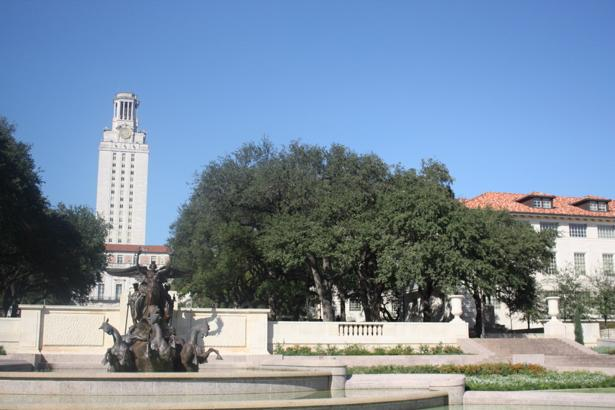
#> input picture resources/uttower/uttower1.jpg, 615 x 410 px; the run also reads 1 picture not shown here
$ jupyter execute --allow-errors hw2.ipynb   (shell and % lines are left out)
#> lines starting #> are read from the running program, lines starting #| are printed output that depends on the picture
### utils.py
import numpy as np

# Functions to convert points to homogeneous coordinates and back
pad = lambda x: np.hstack([x, np.ones((x.shape[0], 1))])
unpad = lambda x: x[:,:-1]

def plot_matches(ax, image1, image2, keypoints1, keypoints2, matches,
                 keypoints_color='k', matches_color=None, only_matches=False):
    """Plot matched features.
    Parameters
    ----------
    ax : matplotlib.axes.Axes
        Matches and image are drawn in this ax.
    image1 : (N, M [, 3]) array
        First grayscale or color image.
    image2 : (N, M [, 3]) array
        Second grayscale or color image.
    keypoints1 : (K1, 2) array
        First keypoint coordinates as ``(row, col)``.
    keypoints2 : (K2, 2) array
        Second keypoint coordinates as ``(row, col)``.
    matches : (Q, 2) array
        Indices of corresponding matches in first and second set of
        descriptors, where ``matches[:, 0]`` denote the indices in the first
        and ``matches[:, 1]`` the indices in the second set of descriptors.
    keypoints_color : matplotlib color, optional
        Color for keypoint locations.
    matches_color : matplotlib color, optional
        Color for lines which connect keypoint matches. By default the
        color is chosen randomly.
    only_matches : bool, optional
        Whether to only plot matches and not plot the keypoint locations.
    """

    image1.astype(np.float32)
    image2.astype(np.float32)

    new_shape1 = list(image1.shape)
    new_shape2 = list(image2.shape)

    if image1.shape[0] < image2.shape[0]:
        new_shape1[0] = image2.shape[0]
    elif image1.shape[0] > image2.shape[0]:
        new_shape2[0] = image1.shape[0]

    if image1.shape[1] < image2.shape[1]:
        new_shape1[1] = image2.shape[1]
    elif image1.shape[1] > image2.shape[1]:
        new_shape2[1] = image1.shape[1]

    if new_shape1 != image1.shape:
        new_image1 = np.zeros(new_shape1, dtype=image1.dtype)
        new_image1[:image1.shape[0], :image1.shape[1]] = image1
        image1 = new_image1

    if new_shape2 != image2.shape:
        new_image2 = np.zeros(new_shape2, dtype=image2.dtype)
        new_image2[:image2.shape[0], :image2.shape[1]] = image2
        image2 = new_image2

    image = np.concatenate([image1, image2], axis=1)

    offset = image1.shape

    if not only_matches:
        ax.scatter(keypoints1[:, 1], keypoints1[:, 0],
                   facecolors='none', edgecolors=keypoints_color)
        ax.scatter(keypoints2[:, 1] + offset[1], keypoints2[:, 0],
                   facecolors='none', edgecolors=keypoints_color)

    ax.imshow(image, interpolation='nearest', cmap='gray')
    ax.axis((0, 2 * offset[1], offset[0], 0))

    for i in range(matches.shape[0]):
        idx1 = matches[i, 0]
        idx2 = matches[i, 1]

        if matches_color is None:
            color = np.random.rand(3)
        else:
            color = matches_color

        ax.plot((keypoints1[idx1, 1], keypoints2[idx2, 1] + offset[1]),
                (keypoints1[idx1, 0], keypoints2[idx2, 0]),'-', color=color)

### panorama.py
import math
import numpy as np

from utils import pad, unpad

'''
 !!!!!!!!!!!!!!!!!!!!!!!!!!!!!!!!!!!!!!!!!!!!!!!!!!!!!!!!!
 !!! NE MODIFIEZ PAS LE CODE EN DEHORS DES BLOCS TODO. !!!
 !!!  L'EVALUATEUR AUTOMATIQUE SERA TRES MECHANT AVEC  !!!
 !!!            VOUS SI VOUS LE FAITES !               !!!
 !!!!!!!!!!!!!!!!!!!!!!!!!!!!!!!!!!!!!!!!!!!!!!!!!!!!!!!!!
'''

def fit_transform_matrix(p0, p1):
    """ Calcul la matrice de transformation H tel que p0 * H.T = p1

    Indication:
        Vous pouvez utiliser la fonction "np.linalg.lstsq" ou
        la fonction "np.linalg.svd" pour résoudre le problème.

    Entrées :
        p0 : un tableau numpy de dimension (M, 2) contenant
             les coordonnées des points à transformer
        p1 : un tableau numpy de dimension (M, 2) contenant
             les coordonnées des points destination

    Sortie :
        H : la matrice de transformation de dimension (3, 3)
    """

    assert (p1.shape[0] == p0.shape[0]),\
        'Nombre différent de points en p1 et p2'

    H = None

    #TODO 1 : Calculez la matrice de transformation H. Notez que p0 et p1
    #         sont des tableaux de coordonnées organisés en lignes.
    #          c-à-d.  p0[i,:] = [p0line_i, p0col_i]
    #             et   p1[j,:] = [p1line_j, p1col_i]
    # TODO-BLOC-DEBUT
    p0 = pad(p0)
    p1 = pad(p1)
    H = np.linalg.lstsq(p0,p1)
    H[:,2] = np.array([0,0,1])
    # TODO-BLOC-FIN

    return H


def ransac(keypoints1, keypoints2, matches, n_iters=300, threshold=20):
    """
    Utilisez RANSAC pour trouver une transformation projective robuste

        1. Sélectionnez un ensemble aléatoire de correspondances
        2. Calculez la matrice de transformation
        3. Calculer les bonnes correspondances (inliers)
        4. Gardez le plus grand ensemble de bonnes correspondances
        5. En final, recalculez la matrice de transformation sur tout l'ensemble
           des bonnes correspondances

    Entrées :
        keypoints1 -- matrice M1 x 2, chanque rangée contient les coordonnées d'un point-clé dans image1
        keypoints2 -- matrice M2 x 2, chanque rangée contient les coordonnées d'un point-clé dans image2
        matches -- matrice N x 2, chaque rangée représente une correspondance
            [indice dans keypoint1, indice dans keypoint 2]
        n_iters -- le nombre d'itérations dans RANSAC
        threshold -- le seuil pour trouver des bonnes correspondances

    Sorties :
        H -- une estimation robuste de la transformation des points keypoints1 en points keypoints2
        matches[max_inliers] -- les bonnes correspondances
    """

    max_inliers = []
    H = None

    #TODO 2 : Implémentez ici la méthode RANSAC pour trouver une transformation robuste
    # entre deux images image1 et image2.
    # TODO-BLOC-DEBUT
    N = matches.shape[0]
    n_samples = int(N * 0.2)

    matched1 = pad(keypoints1[matches[:, 0]])
    matched2 = pad(keypoints2[matches[:, 1]])

    max_inliers = np.zeros(N)
    n_inliers = 0
    for i in range(n_iters):
        inliersArr = np.zeros(N)
        idx = np.random.choice(N, n_samples, replace=False)
        p1 = matched1[idx, :]
        p2 = matched2[idx, :]

        H, residuals, rank, s = np.linalg.lstsq(p2, p1, rcond=None)
        H[:, 2] = np.array([0, 0, 1])

        output = np.dot(matched2, H)
        inliersArr = np.linalg.norm(output-matched1, axis=1)**2 < threshold
        inliersCount = np.sum(inliersArr)

        if inliersCount > n_inliers:
            max_inliers = inliersArr.copy()
            n_inliers = inliersCount


    H, residuals, rank, s = np.linalg.lstsq(matched2[max_inliers], matched1[max_inliers], rcond=None)
    H[:, 2] = np.array([0, 0, 1])
    # TODO-BLOC-FIN

    return H, matches[max_inliers]


def get_output_space(imgs, transforms):
    """
    Ceci est une fonction auxilière qui prend en entrée une liste d'images et
    des transformations associées et calcule en sortie le cadre englobant
    les images transformées.

    Entrées :
        imgs -- liste des images à transformer
        transforms -- liste des matrices de transformation.

    Sorties :
        output_shape (tuple) -- cadre englobant les images transformées.
        offset -- un tableau numpy contenant les coordonnées du coin minimal du cadre
    """

    assert (len(imgs) == len(transforms)),\
        'Different number of images and associated transforms'

    output_shape = None
    offset = None

    all_corners = []

    for i in range(len(imgs)):
        r, c, _ = imgs[i].shape
        H = transforms[i]
        corners = np.array([[0, 0], [r, 0], [0, c], [r, c]])

        warped_corners = pad(corners).dot(H).T
        all_corners.append( unpad( np.divide(warped_corners, warped_corners[2,:] ).T ) )

    # Trouver l'étendue des images déformée
    all_corners = np.vstack(all_corners)

    # La forme globale du cadre sera max - min
    corner_min = np.min(all_corners, axis=0)
    corner_max = np.max(all_corners, axis=0)
    output_shape = corner_max - corner_min

    # Conversion en nombres entiers avec np.ceil et dtype
    output_shape = tuple( np.ceil(output_shape).astype(int) )

    # Trouver le deplacement du coin inférieur du cadre par
    # rapport à l'origine (0,0)
    offset = corner_min

    return output_shape, offset


def warp_image(img, H, output_shape, offset, method=None):
    """
    Deforme l'image img grace à la transformation H. L'image déformée
    est copiée dans une image cible de dimensions 'output_shape'.

    Cette fonction calcule également les coefficients alpha de l'image
    déformée pour un fusionnement ultérieur avec d'autres images.

    Entrée :
        img -- l'image à déformer
        H -- matrice de transformation
        output_shape -- dimensions de l'image transformée
        offset --  position du cadre de l'image tranformée.
        method -- paramètre de sélection de la méthode de calcul des
                  coéfficients alpha.
                  'hlinear' -- le alpha varie linéairement de 1.0 à 0.0
                              en horizontal à partir du centre jusqu'au
                              bord de l'image
                  'vlinear' -- le alpha varie linéairement de 1.0 à 0.0
                              en vertical à partir du centre jusqu'au
                              bord de l'image
                  'linear' -- le alpha varie linéairement de 1.0 à 0.0
                              en horizontal et en vertical à partir du
                              centre jusqu'au bord de l'image
                   None -- le alpha des pixels est égale à 1.0

    Sortie :
        img_warped (np.float32) -- l'image déformée de dimensions output_shape.
                                   Les valeurs des pixels doivent être dans la
                                   plage [0..1] pour pouvoir visualiser les
                                   résultats avec plt.show(...)

        mask -- tableau numpy de booléens indiquant les pixels valides
                dans l'image de sortie "img_warped"
    """

    image_warped = None
    mask = None

    #TODO 3 et 4 : Dans un premier temps (TODO 3), implémentez ici la méthode
    # qui déforme une image img en applicant dessus la matrice de transformation H.
    # Vous devez utiliser la projection inverse pour votre implémentation.
    # Pour cela, commencez d'abord par translater les coordonnées de l'image
    # destination  avec "offset" avant d'appliquer la transformation
    # inverse pour retrouver vos coordonnées dans l'image source.

    # TODO 4 : Dans un deuxième temps, implémentez la partie du code dans cette
    # fonction (controlé avec le paramètre method donné ci-dessus) qui calcule
    # les coefficients du canal alpha de l'image transformée.
    # TODO-BLOC-DEBUT
    raise NotImplementedError("TODO 3,4 : dans panorama.py non implémenté")
    # TODO-BLOC-FIN

    return img_warped, mask


# [26 lines left out: function stitch_multiple_images, not called in this run]

### hw2.ipynb
# Devoir 3 : Image Panoramique

## 1. Initialisation

[cell 1]
from __future__ import print_function

# Setup
import numpy as np
from skimage.io import imread
from skimage.feature import ORB, match_descriptors
from skimage.color import rgb2gray

import matplotlib.pyplot as plt
from time import time

plt.rcParams['figure.figsize'] = (15.0, 12.0) # set default size of plots
plt.rcParams['image.interpolation'] = 'nearest'
plt.rcParams['image.cmap'] = 'gray'

# for auto-reloading extenrnal modules

## 2. Description

Ce devoir traite la transformation de l'image, la méthode robuste RANSAC, la projection bilineaire inverse et la fusion d'images dans un panorama.

L'assemblage d'images en panorama est un très grand succès de la vision par ordinateur. Matthew Brown et David G. Lowe ont publié un célèbre [article](https://drive.google.com/file/d/1qB54hR4TS_7But2KKkvuk6jTV1uWg8Tf/view?usp=sharing) sur cette technique en 2007. Depuis lors, cette technologie a été largement adoptée dans de nombreuses applications telles que "**Google Street View**", les photos panoramiques sur les smartphones et les logiciels d'assemblage tels que **Photosynth** et **AutoStitch**.

Dans ce devoir, vous allez mettre en oeuvre un système pour combiner une série d'images se chevauchant en une seule image panoramique. Les fonctions ORB de OpenCV sont utilisées pour la détection des points-clés dans les images et fournissent un appariement initial.

Dans un premier temps, vous allez implémenter le code qui calcule la matrice de transformation entre deux images à partir des paires de correnspondance de points-clés dans ces images. Ensuite, et à l'aide de RANSAC, vous allez séparer les bonnes correspondances (inliers) des mauvaises (outliers) afin d'aligner automatiquement les images et déterminer leurs chevauchements ainsi que leurs positions relatives les unes par rapport aux autres.
L'étape suivante, pour chaque image à transformer, utilisez la transformation retournée par RANSAC pour implémenter la projections bilineaire inverse dans l'image destination.
Enfin, fusionnerez les images résultantes en un seul panorama homogène.

Les étapes requises pour créer un panorama sont indiquées ci-dessous. Celles que vous devez implémenter sont indiquées en gras :

1. Extraire les primitives dans les images
2. Mise en correspondance des primitives
3. **Calcul de la matrice de transformation**
4. **Alignement des images à l'aide de RANSAC**
5. **Projection et interpolation des images**
4. **Fusion des images dans un panorama**

Pour vous aider à démarrer dans ce devoir, ce bloc-notes contient des tests et/ou affiche les résultats attendus pour l'exemple d'images utilisées.

## 3. Règles de codage

**<span style='color:Red'>
NE MODIFIEZ PAS LE CODE SQUELETTE EN DEHORS DES BLOCS TODO.<br>L'EVALUATEUR AUTOMATIQUE SERA TRES MECHANT AVEC VOUS SI VOUS LE FAITES !
</span>**

### 3.1. Résumé des fonctions potentiellement utiles (vous n'êtes pas obligé de les utiliser)
- np.divide,
- np.eye,
- np.ndarray,
- np.dot,
- np.linalg.svd,
- np.linalg.inv

### 3.2. Résumé des fonctions <span style='color:Red'>interdites</span>
- cv2.findHomography,
- cv2.perspectiveTransform,
- cv2.warpPerspective,
- cv2.remap,
- cv2.getAffineTransform,
- cv2.getPerspectiveTransform,
- cv2.invertAffineTransform,
- cv2.warpAffine,
- skimage.transform.ProjectiveTransform,
- skimage.measure.ransac,
- skimage.transform.SimilarityTransform,
- skimage.transform.AffineTransform,
- skimage.transform.FundamentalMatrixTransform,
- skimage.transform.warp,
- skimage.transform.warp_coords

Vous pouvez utiliser ces fonctions pour le débogage de votre code, mais la version finale ne doit en aucun cas les inclure faute d'avoir un zéro pour le devoir.

## 4. Préparation des données

[cell 2]
# Commençant par charger deux images
img1 = imread('resources/uttower/uttower1.jpg')
#> img1 is the input picture: shape (410, 615, 3); mean R, G, B 121.9, 140, 159
img2 = imread('resources/uttower/uttower2.jpg')
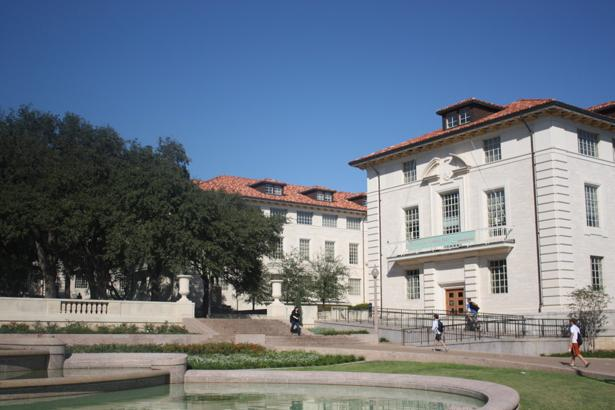
#> input picture resources/uttower/uttower2.jpg, 615 x 410 px
#> img2 is the input picture: shape (410, 615, 3); mean R, G, B 107.7, 118.9, 132.1
imgs = [img1, img2]

# construisons l'objet orb pour la detection, description
# et mise en correnspondance par la méthode ORB
orb = ORB(n_keypoints=1000, fast_threshold=0.05)

# détection des points-clés et construction des
# descripteurs associés
keypoints_list   = []  # keypoints[i] corresponds to imgs[i]
descriptors_list = []  # descriptors[i] corresponds to keypoints[i]
for img in imgs:
    orb.detect_and_extract(rgb2gray(img))
    keypoints = orb.keypoints
    descriptors = orb.descriptors

    keypoints_list.append(keypoints)
    descriptors_list.append(descriptors)
#> this loop made 2 passes
#> after the loop, descriptors_list = 2 items; keypoints_list = 2 point arrays, longest 1000 points

# Affichage des points-clés détectés
keypoints1 = keypoints_list[0]
#> keypoints1 = 1000 pairs, first value 100.8 to 389, second value 20 to 593
keypoints2 = keypoints_list[1]
#> keypoints2 = 1000 pairs, first value 112 to 369, second value 33 to 595

plt.subplot(1,2,1)
plt.imshow(img1)
plt.scatter(keypoints1[:,1], keypoints1[:,0], marker='x')
plt.axis('off')
plt.title('Detected Keypoints for Image 1')

plt.subplot(1,2,2)
plt.imshow(img2)
plt.scatter(keypoints2[:,1], keypoints2[:,0], marker='x')
plt.axis('off')
plt.title('Detected Keypoints for Image 2')
plt.show()
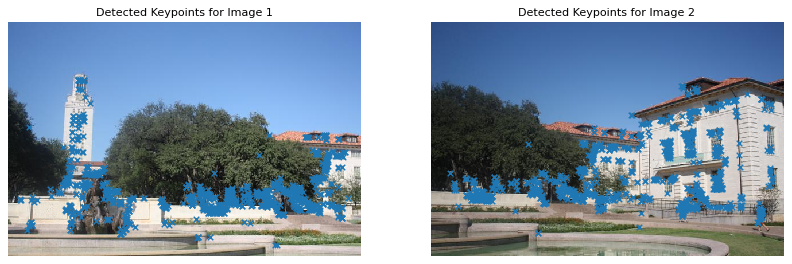
#> figure drawn by matplotlib, 2 panels

Le code suivant effectue la mise en correspondance des deux images et affiche l'ensemble des correspondances détectées

[cell 3]
from utils import plot_matches

matches_list = []  # matches_list[i] décrit la paire de correspondance entre les descripteurs descriptors[i] et descriptors[i+1]
for i in range(len(imgs)-1):
    matches = match_descriptors(descriptors_list[i], descriptors_list[i+1], cross_check=True)
    matches_list.append(matches)
#> this loop made 1 pass
#> after the loop, matches_list = 1 item

# traçons les correspondances...
fig, ax = plt.subplots(1, 1, figsize=(15, 12))
ax.axis('off')
plot_matches(ax, img1, img2, keypoints1, keypoints2, matches)
#> in plot_matches, `image = np.concatenate([image1, image2], axis=1)`:
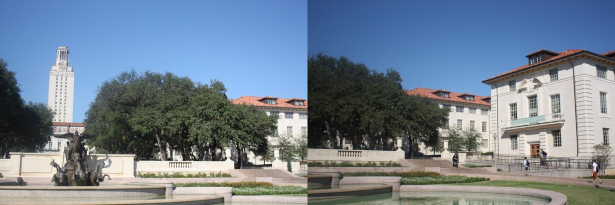
#> image: shape (410, 1230, 3) (shown at 1/2 size); mean R, G, B 114.8, 129.4, 145.5
#> the loop in plot_matches, `for i in range(matches.shape[0]):` made 369 passes
#> (idx1, idx2) on passes 1 to 8: (5, 294), (9, 22), (10, 134), (11, 163), (18, 16), (20, 23), (21, 470), (23, 31)
plt.show()
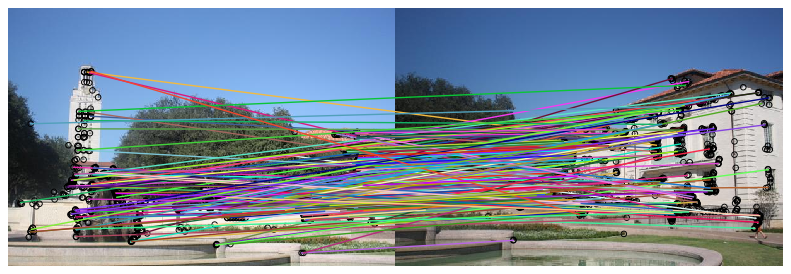
#> figure drawn by matplotlib, 1 panel

## 5. Les tâches

### 5.1. Estimation de la matrice de transformation [TODO 1] (20 points)

Nous avons maintenant une liste de points clés correspondants sur les deux images. Nous allons l'utiliser pour trouver une matrice de transformation qui mappe les points de la première image aux coordonnées correspondantes dans la deuxième image. En d'autres termes, si le point $p_1 = [y_1,x_1]$ dans l'image 1 correspond à $p_2=[y_2, x_2]$ dans l'image 2, nous devons trouver une matrice de transformation $H$ telle que

$$
\tilde{p_1}{H}^T = \tilde{p_2},
$$

où $\tilde{p_1}$ et $\tilde{p_2}$ sont des coordonnées homogènes de $p_1$ et $p_2$.

Notez qu'il peut être impossible de trouver la transformation $H$ qui mappe chaque point de l'image 1 **exactement** au point correspondant de l'image 2. Cependant, nous pouvons estimer la matrice de transformation avec les moindres carrés ou la décomposition en valeurs singulières. Étant donné $N$ paires de points-clés correspondants, soit $X_1$ et $X_2$ des matrices $N \times 3$ dont les lignes sont des coordonnées homogènes des points clés correspondants dans l'image 1 et l'image 2 respectivement. Nous pouvons estimer $H$ en résolvant le problème des moindres carrés,

$$
X_1 {H}^T = X_2
$$

Implémentez **`fit_transform_matrix`** dans` panorama.py`

*- Indication : lisez les documentations sur [np.linalg.lstsq](https://docs.scipy.org/doc/numpy/reference/generated/numpy.linalg.lstsq.html)* et [np.linalg.svd](https://numpy.org/doc/1.18/reference/generated/numpy.linalg.svd.html)

[cell 4]
from panorama import fit_transform_matrix

# test de validité pour fit_transform_matrix

# test donnée en entrée
a = np.array([[0.0, 0.0],
              [0.0, 1.0],
              [1.0, 0.0],
              [1.0, 1.0]])

# test donnée en sortie
v = np.sqrt(2)/2
b = np.array([[ 0.0, 0.0],
              [   v,   v],
              [   v,  -v],
              [ v+v, 0.0]])

# premier test
#> (the rest of this cell did not finish here and is left out)

### 5.2. Alignement des images à l'aide de RANSAC [TODO 2] (20 points)
Plutôt que d'utiliser directement toutes nos correspondances de points-clés commen entrées pour la fonction `fit _transform_ matrix`, nous pouvons plutôt utiliser RANSAC (["RANdom SAmple Consensus"](https://en.wikipedia.org/wiki/Random_sample_consensus)) pour sélectionner uniquement les bonnes correspondances (inliers) à utiliser pour calculer la matrice de transformation.

Les étapes de RANSAC sont:
    1. Sélectionner un ensemble aléatoire de correspondances
    2. Caluler la matrice de transformation
    3. Trouver les bonnes correspondances (inliers) en utilisant le seuil donné
    4. Répéter le processus et conserver le plus grand nombre de bonne correspondances
    5. Recalculer l’estimation par les moindres carrés de la matrice de transformation
       en utilisant que les bonnes correspondances

Implémentez **`ransac`** dans` panorama.py`. Puis, exécutez le code suivant pour obtenir la matrice de transformation robuste $H$ et l'ensemble des bonnes correspondances détectés par RANSAC.

[cell 5]
from panorama import ransac

# choix de seed  pour pouvoir comparer le résultat retourné par ransac
# par rapport à la solution affichée
np.random.seed(131)

H, robust_matches = ransac(keypoints1, keypoints2, matches, threshold=1)
#> in ransac, `matched1 = pad(keypoints1[matches[:, 0]])`: matched1 = 369 rows, first 8: [282, 463, 1], [326, 353, 1], [320, 366, 1], [314, 386, 1], [332, 543, 1], [327, 370, 1], [294, 382, 1], [325, 503, 1]
#> in ransac, `matched2 = pad(keypoints2[matches[:, 1]])`: matched2 = 369 rows, first 8: [262, 192, 1], [304, 76, 1], [297, 91, 1], [292, 113, 1], [313, 266, 1], [305, 94, 1], [271, 110, 1], [306, 229, 1]
#> the loop in ransac, `for i in range(n_iters):` made 300 passes
#> (residuals, s, inliersCount, n_inliers) on passes 1, 54: ([75434.5, 1336715.1, 2.53e-30], [3368.4, 977.6, 1.03], 1, 1), ([76459, 1476449, 8.67e-30], [3448.8, 1004.4, 1.27], 2, 2)
#> after the loop in ransac, `for i in range(n_iters):`: n_inliers = 4
#> in ransac, `H, residuals, rank, s = np.linalg.lstsq(matched2[max_inliers], matched..`: H = [[1.13, -0.000679, -9.2e-19], [-0.852, 0.326, 2.6e-18], [128, 384.4, 1]]; residuals = [1.36, 0.0236, 1.74e-38]; s = [652.8, 0.592, 0.0035]
#> H = [[1.13, -0.000679, 0], [-0.852, 0.326, 0], [128, 384.4, 1]]; robust_matches = [[172, 460], [267, 412], [494, 733], [534, 613]]

# Visualisation des correspondances robustes
fig, ax = plt.subplots(1, 1, figsize=(15, 12))
plot_matches(ax, img1, img2, keypoints1, keypoints2, robust_matches)
#> the loop in plot_matches (call 2), `for i in range(matches.shape[0]):` made 4 passes
plt.axis('off')
plt.show()
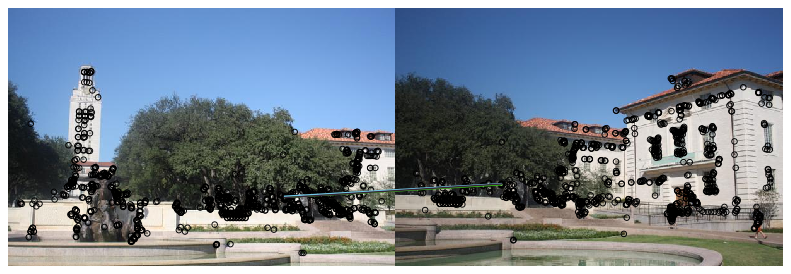
#> figure drawn by matplotlib, 1 panel

plt.imshow(imread('RANSAC_solution.png', as_gray=True))
plt.axis('off')
plt.title('RANSAC Solution')
plt.show()
#> (the rest of the program and of its run is left out)
